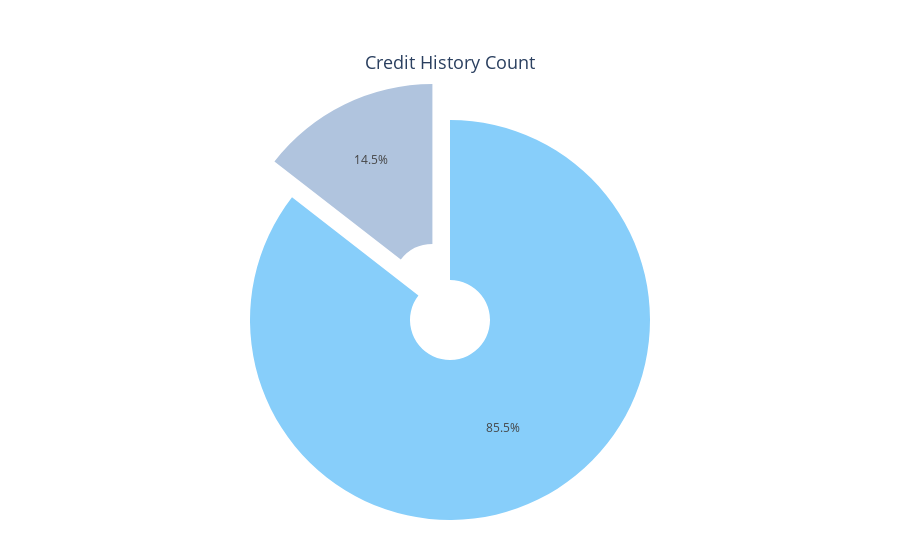

Notebook cell for this chart:
### Code cell
# fig = px.pie(data, values ='Credit_History' , names =  'Credit_History' )
# fig.show()

import plotly.graph_objects as go


# pull is given as a fraction of the pie radius
colors = ['LightSkyBlue','LightSteelBlue']
fig = go.Figure(data=[go.Pie( labels = gender_up,hole=0.2,  values= gender_data, pull=[0, 0.2] )])
fig.update_traces(showlegend=False , marker=dict(colors=colors))
fig.update_layout(
    title_text="Credit History Count",
    title_x=0.5,  # Set the title's x position to center
    title_y=0.9,  # Set the title's y position (adjust as needed)
    title_font_size=18 ,
    plot_bgcolor='rgba(0, 0, 0, 0)',   # Plot area background
    paper_bgcolor='rgba(0,0,0,0)'
)
fig.update_layout(margin=dict(t=80, b=0, l=0, r=0))
fig.show()
fig.write_html("plotly_graph.html")

### Figure 1 — Plotly figure (JSON) as saved in the notebook; plotly's stock layout.template omitted (floating-point values rounded to 4 significant figures)
{"data": [{"hole": 0.2, "labels": ["Yes", "No"], "marker": {"colors": ["LightSkyBlue", "LightSteelBlue"]}, "pull": [0, 0.2], "showlegend": false, "type": "pie", "values": [525, 89]}], "layout": {"margin": {"b": 0, "l": 0, "r": 0, "t": 80}, "paper_bgcolor": "rgba(0,0,0,0)", "plot_bgcolor": "rgba(0, 0, 0, 0)", "title": {"font": {"size": 18}, "text": "Credit History Count", "x": 0.5, "y": 0.9}}}
